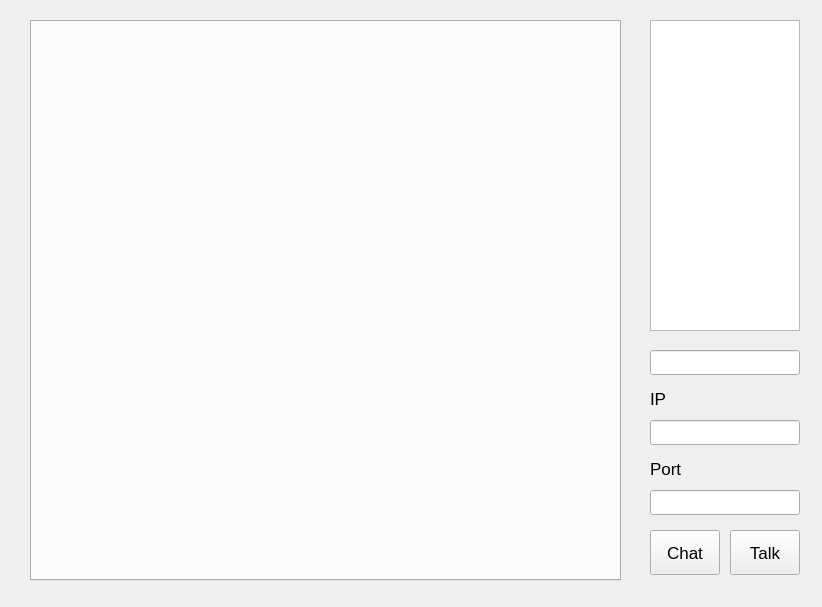
<?xml version="1.0" encoding="UTF-8"?>
<ui version="4.0">
 <class>Interface</class>
 <widget class="QWidget" name="Interface">
  <property name="geometry">
   <rect>
    <x>0</x>
    <y>0</y>
    <width>822</width>
    <height>607</height>
   </rect>
  </property>
  <property name="windowTitle">
   <string>MainWindow</string>
  </property>
  <widget class="QWidget" name="centralwidget" native="true">
   <property name="geometry">
    <rect>
     <x>0</x>
     <y>0</y>
     <width>830</width>
     <height>601</height>
    </rect>
   </property>
   <widget class="QLineEdit" name="ipEdit">
    <property name="geometry">
     <rect>
      <x>650</x>
      <y>420</y>
      <width>150</width>
      <height>25</height>
     </rect>
    </property>
    <property name="font">
     <font>
      <pointsize>12</pointsize>
     </font>
    </property>
    <property name="text">
     <string/>
    </property>
    <property name="clearButtonEnabled">
     <bool>false</bool>
    </property>
   </widget>
   <widget class="QLineEdit" name="portEdit">
    <property name="geometry">
     <rect>
      <x>650</x>
      <y>490</y>
      <width>150</width>
      <height>25</height>
     </rect>
    </property>
    <property name="font">
     <font>
      <pointsize>12</pointsize>
     </font>
    </property>
   </widget>
   <widget class="QPushButton" name="chatButton">
    <property name="geometry">
     <rect>
      <x>650</x>
      <y>530</y>
      <width>70</width>
      <height>45</height>
     </rect>
    </property>
    <property name="font">
     <font>
      <pointsize>13</pointsize>
     </font>
    </property>
    <property name="text">
     <string>Chat</string>
    </property>
   </widget>
   <widget class="QTabWidget" name="tabWidget">
    <property name="enabled">
     <bool>true</bool>
    </property>
    <property name="geometry">
     <rect>
      <x>30</x>
      <y>20</y>
      <width>591</width>
      <height>561</height>
     </rect>
    </property>
    <property name="documentMode">
     <bool>false</bool>
    </property>
   </widget>
   <widget class="QListWidget" name="listContact">
    <property name="geometry">
     <rect>
      <x>650</x>
      <y>20</y>
      <width>150</width>
      <height>311</height>
     </rect>
    </property>
   </widget>
   <widget class="QLineEdit" name="contactSelected">
    <property name="geometry">
     <rect>
      <x>650</x>
      <y>350</y>
      <width>150</width>
      <height>25</height>
     </rect>
    </property>
    <property name="readOnly">
     <bool>true</bool>
    </property>
   </widget>
   <widget class="QLabel" name="ipLabel">
    <property name="geometry">
     <rect>
      <x>650</x>
      <y>390</y>
      <width>67</width>
      <height>17</height>
     </rect>
    </property>
    <property name="font">
     <font>
      <pointsize>13</pointsize>
     </font>
    </property>
    <property name="lineWidth">
     <number>1</number>
    </property>
    <property name="text">
     <string>IP</string>
    </property>
   </widget>
   <widget class="QLabel" name="portLabel">
    <property name="geometry">
     <rect>
      <x>650</x>
      <y>460</y>
      <width>67</width>
      <height>17</height>
     </rect>
    </property>
    <property name="font">
     <font>
      <pointsize>13</pointsize>
     </font>
    </property>
    <property name="text">
     <string>Port</string>
    </property>
   </widget>
   <widget class="QPushButton" name="talkButton">
    <property name="geometry">
     <rect>
      <x>730</x>
      <y>530</y>
      <width>70</width>
      <height>45</height>
     </rect>
    </property>
    <property name="font">
     <font>
      <pointsize>13</pointsize>
     </font>
    </property>
    <property name="text">
     <string>Talk</string>
    </property>
   </widget>
  </widget>
 </widget>
 <resources/>
 <connections/>
</ui>
